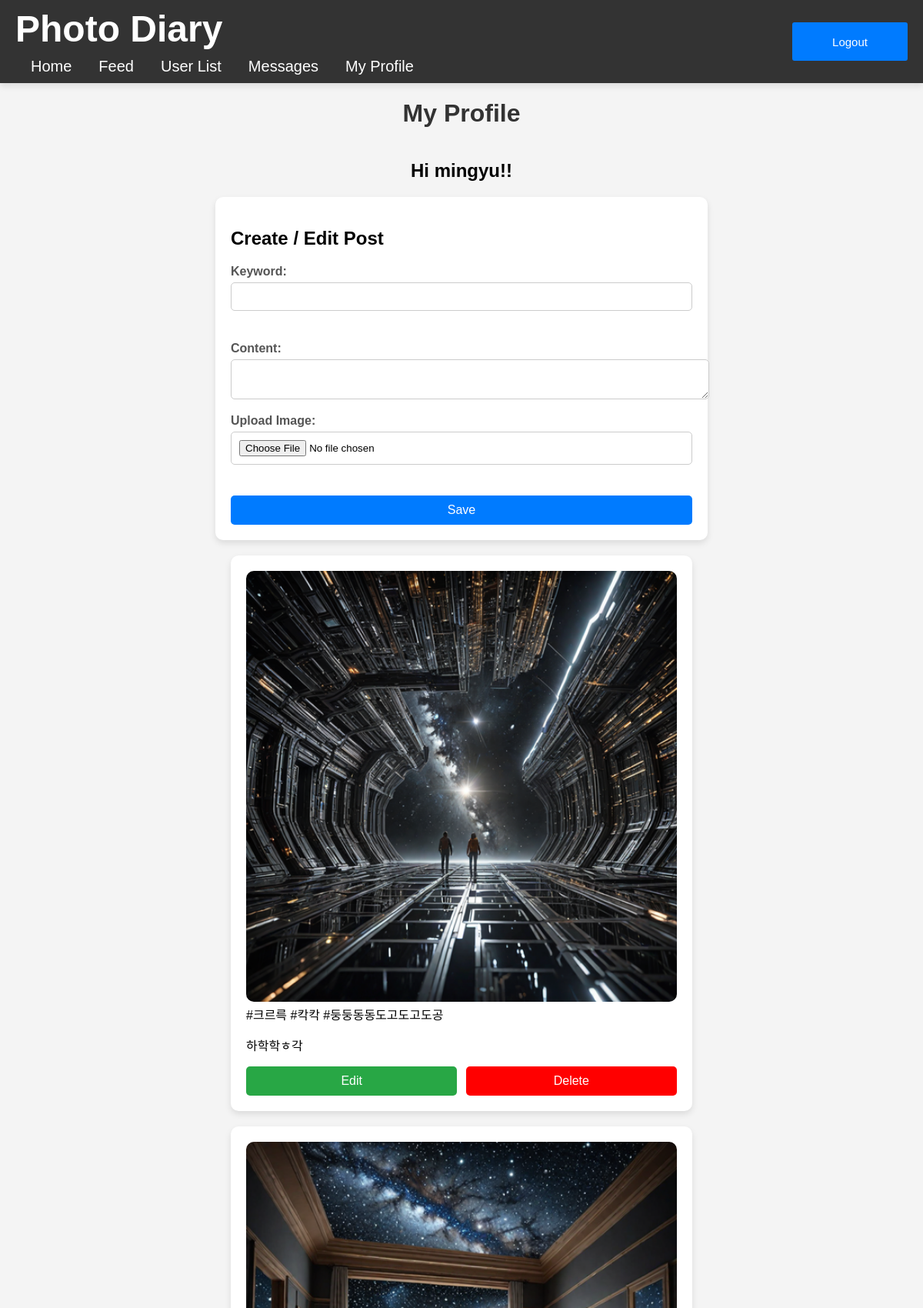
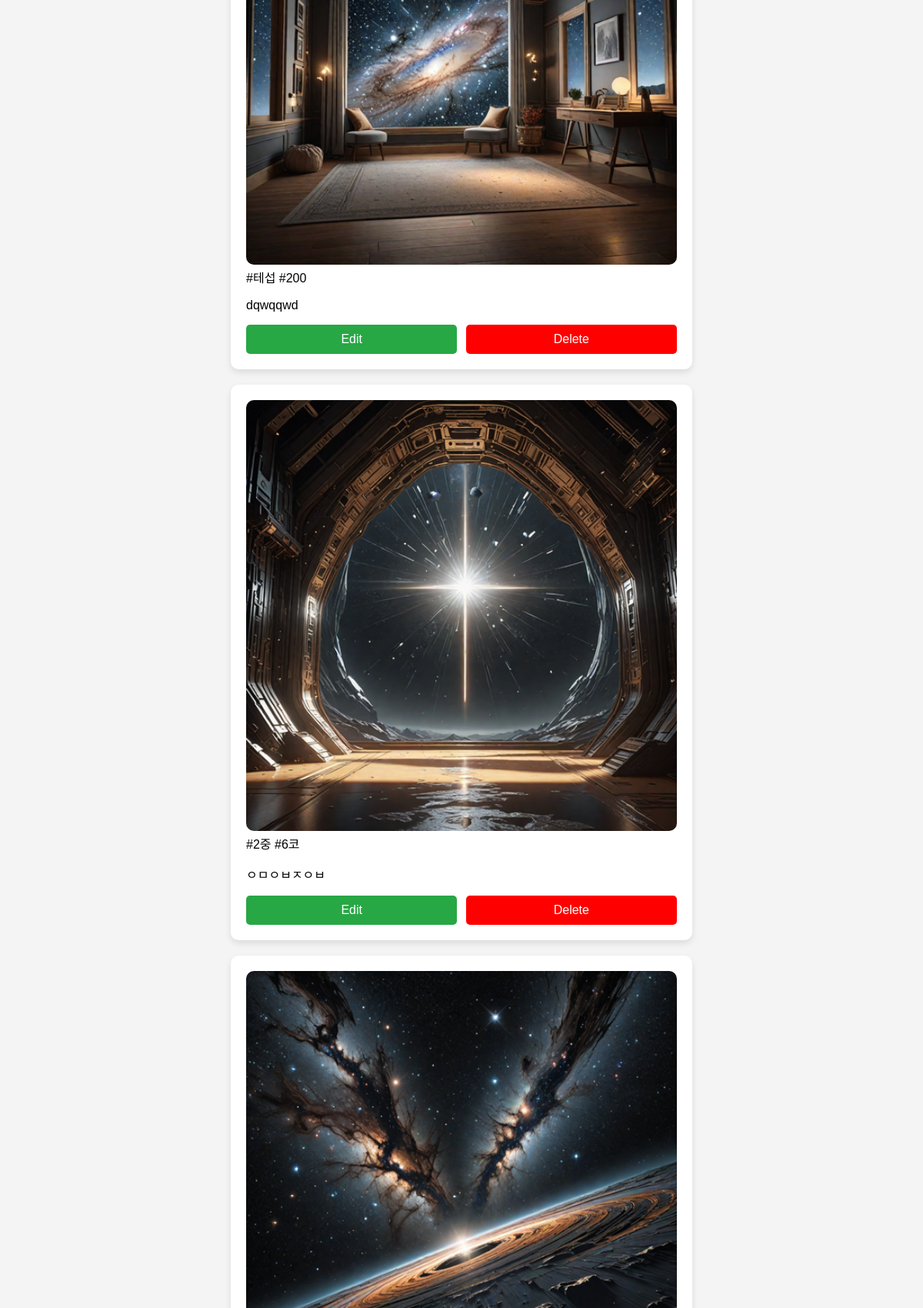
Screenshot of /myprofile (signed in, upper part) with the database file from the repository (2 pictures, top to bottom).
### tables this page shows
CREATE TABLE Post (post_id INTEGER PRIMARY KEY,user_id INTEGER,content TEXT,img BLOB,FOREIGN KEY (user_id) REFERENCES User(user_id));

CREATE TABLE keywords (keyword_id INTEGER PRIMARY KEY,post_id INTEGER,keyword VARCHAR(30) NOT NULL,FOREIGN KEY (post_id) REFERENCES Post(post_id));

### main.py (the view)
@app.route("/myprofile")
@login_required
def profile_page():
    if request.method == 'GET':
        sql = sqlite3.connect("PhotoDiary.db")
        cur = sql.cursor()
        keywords = []
        try:
            id = session.get('id')
            cur.execute("SELECT * FROM POST WHERE user_id = ? ORDER BY post_id DESC", (id,))
            posts = cur.fetchall()
            print(posts)
            for post in posts:
                cur.execute("SELECT keyword FROM KEYWORDS WHERE post_id = ?", (post[0],))
                key = cur.fetchall()
                temp =[]
                for k in key:
                    temp.append(k[0])
                keywords.append(temp)
        except Exception as e:
            print(e)
            posts = []
        print(keywords)
        return render_template("myprofile.html",posts=posts,keywords=keywords,name=session.get('username'))

### main.py (called while the page is built)
def login_required(f):
    @wraps(f)
    def decorated_function(*args, **kwargs):
        if session.get("id") is None or session.get("id") == "":
            flash("로그인 필요!")
            return redirect(url_for("index"))
        return f(*args, **kwargs)
    return decorated_function

### templates/myprofile.html (shortened to what this page needs)
<!DOCTYPE html>
<html lang="en">
<head>
    <link rel="stylesheet" href="{{ url_for('static', filename='css/style.css') }}">
</head>
<body>
    <div class="navbar">
        <div class="left-nav">
            <div class="logo">Photo Diary</div>
            <div class="nav-links">
                <a href="/">Home</a>
                <a href="/feed">Feed</a>
                <a href="/userlist">User List</a>
                <a href="/messages">Messages</a>
                <a href="/myprofile">My Profile</a>
            </div>
        </div>
        <div class="right-nav">
            <button class="logout-btn" onclick="window.location.href='/logout'">Logout</button>
        </div>
    </div>
    <div class="profile-container">
        <h1>My Profile</h1>
        <h2>Hi {{ name }}!!</h2>
        <div class="post-form">
            <h2 id="title">Create / Edit Post</h2>
            <form id="photoform" action="/photo" method="post" enctype="multipart/form-data">
                <div>
                    <label for="keyword">Keyword:</label>
                    <input type="text" id="keyword" name="keyword" required>
                </div>
                <div>
                    <label for="content">Content:</label>
                    <textarea id="content" name="content" required></textarea>
                </div>
                <div>
                    <label for="file">Upload Image:</label>
                    <input type="file" id="image_url" name="file" accept=".jpg,.jpeg,.png,.gif" required>
                </div>
                <button id ="PostPhoto" type="submit">Save</button>
            </form>
        </div>
        <div class="posts-list">
            {% for post in posts %}
                <div class="post-item">
                <div> <img src="{{ post[3] }}" alt="Image" style="width: 100%; border-radius: 10px;"></div>
                <div>
                    {% for word in keywords[loop.index - 1] %}
                            <span class="tag">#{{ word }} </span>
                    {% endfor %}
                </div>
                <div>
                    <p>{{ post[2] }}</p>
                </div>
                <div id="buttons">
                    <button type="button" id="editButton" onclick=" editMode({{ post[0] }},{{ keywords[loop.index - 1] }},'{{ post[2] }}') " >Edit</button>
                    <button type="button" id="deleteButton" onclick="deletePost({{ post[0] }})">Delete</button>
                </div>
                </div>
            {% endfor %}
        </div>
    </div>
</body>
</html>

### static/css/style.css (style rules this page uses)
body { font-family: Arial, sans-serif; background-color: #f4f4f4; margin: 0; padding: 0; display: flex; flex-direction: column; min-height: 100vh; }
.navbar { display: flex; justify-content: space-between; align-items: center; background-color: #333; color: white; padding: 10px 20px; box-shadow: 0px 4px 8px rgba(0, 0, 0, 0.1); }
.left-nav .logo { font-size: 48px; font-weight: bold; margin-bottom: 10px; }
.nav-links { display: flex; align-items: center; }
.nav-links a { color: white; text-decoration: none; margin-left: 20px; font-size: 20px; margin-right: 15px; }
.right-nav { display: flex; align-items: center; }
.logout-btn, .login-btn { background-color: #007BFF; color: white; border: none; padding: 10px 15px; cursor: pointer; font-size: 15px; border-radius: 3px; height: 50px; width: 150px; }
h1 { color: #333; }
form div { margin-bottom: 20px; }
form label { display: block; margin-bottom: 5px; font-weight: bold; color: #555; }
form input { margin-bottom: 25px; padding: 10px; width: 100%; box-sizing: border-box; border: 1px solid #ddd; border-radius: 5px; }
button { background-color: #4CAF50; color: white; border: none; padding: 10px 20px; cursor: pointer; width: 100%; font-size: 16px; border-radius: 5px; }

### templates/myprofile.html (style rules this page uses)
.profile-container { width: 80%; margin: 0 auto; display: flex; flex-direction: column; align-items: center; }
.post-form { width: 100%; max-width: 600px; margin-bottom: 20px; padding: 20px; background: white; box-shadow: 0 4px 8px rgba(0, 0, 0, 0.1); border-radius: 10px; }
.post-form div { margin-bottom: 15px; }
.post-form label { font-weight: bold; margin-bottom: 5px; }
.post-form input, .post-form textarea { width: 100%; padding: 10px; border: 1px solid #ccc; border-radius: 5px; }
.post-form button { background-color: #007BFF; color: white; border: none; padding: 10px; border-radius: 5px; cursor: pointer; transition: background-color 0.3s ease; }
.posts-list { width: 100%; max-width: 600px; }
.post-item { background: white; padding: 20px; margin-bottom: 20px; box-shadow: 0 4px 8px rgba(0, 0, 0, 0.1); border-radius: 10px; }
#buttons { display: flex; justify-content: space-between; }
.post-item button { color: white; border: none; padding: 10px; border-radius: 5px; cursor: pointer; transition: background-color 0.3s ease; width: 49%; }
#editButton { background-color: #28a745; }
#deleteButton { background-color: red; }

### rows the page displays
Post: img (picture), content "하학학ㅎ각"
keywords: keyword "크르륵"
keywords: keyword "칵칵"
keywords: keyword "둥둥동동도고도고도공"
Post: img (picture), content "dqwqqwd"
keywords: keyword "테섭"
keywords: keyword "200"
Post: img (picture), content "ㅇㅁㅇㅂㅈㅇㅂ"
keywords: keyword "2중"
keywords: keyword "6코"
Post: img (picture)

### other values shown
{{ name }} "mingyu"
